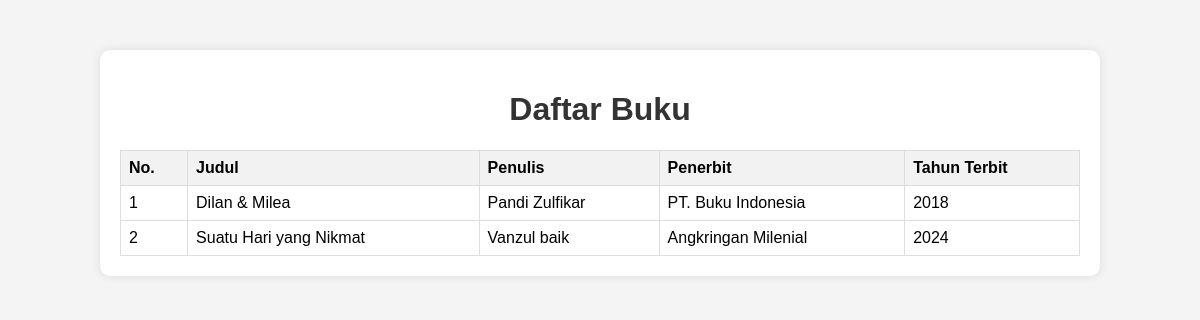
The page /buku.php on the database as committed earlier.
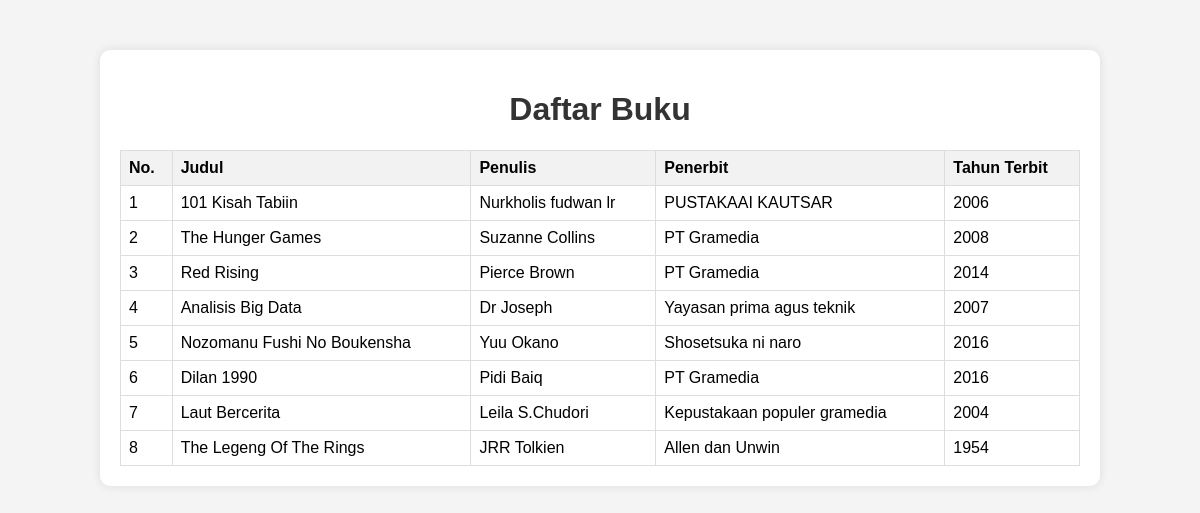
The same page on the database as committed later.
### tables this page shows
CREATE TABLE `buku` (
  `id` int(11) NOT NULL,
  `perpus_id` int(11) NOT NULL,
  `judul` varchar(255) NOT NULL,
  `deskripsi` text NOT NULL,
  `cover` varchar(255) NOT NULL,
  `pdf` varchar(255) NOT NULL,
  `penulis` varchar(255) NOT NULL,
  `penerbit` varchar(255) NOT NULL,
  `tahun_terbit` int(11) NOT NULL,
  `stok` int(255) NOT NULL,
  `kategori_id` int(11) NOT NULL,
  `created_at` timestamp NOT NULL DEFAULT current_timestamp() ON UPDATE current_timestamp()
);

### buku.php (the view, shortened to what this page needs)
<!DOCTYPE html>
<html lang="en">
<head>
</head>
<body>
    <div class="container">
        <h1>Daftar Buku</h1>
        <table>
            <thead>
                <tr>
                    <th>No.</th>
                    <th>Judul</th>
                    <th>Penulis</th>
                    <th>Penerbit</th>
                    <th>Tahun Terbit</th>
                </tr>
            </thead>
            <tbody>
                <?php
                $koneksi = mysqli_connect("localhost", "root", "", "db_perpustakaan");
                $sql = "SELECT * FROM buku";
                $result = mysqli_query($koneksi, $sql);
                if (mysqli_num_rows($result) > 0) {
                    $no = 1;
                    while ($row = mysqli_fetch_assoc($result)) {
                        echo "<tr>";
                        echo "<td>" . $no . "</td>";
                        echo "<td>" . $row['judul'] . "</td>";
                        echo "<td>" . $row['penulis'] . "</td>";
                        echo "<td>" . $row['penerbit'] . "</td>";
                        echo "<td>" . $row['tahun_terbit'] . "</td>";
                        echo "</tr>";
                        $no++;
                    }
                } else {
                    echo "<tr><td colspan='5'>Tidak ada data buku.</td></tr>";
                }
                ?>
            </tbody>
        </table>
    </div>
</body>
</html>

Rows that differ between the two databases and show on the page:
removed buku: judul "Dilan & Milea", penulis "Pandi Zulfikar", penerbit "PT. Buku Indonesia", tahun_terbit "2018"
removed buku: judul "Suatu Hari yang Nikmat", penulis "Vanzul baik", penerbit "Angkringan Milenial", tahun_terbit "2024"
added buku: judul "101 Kisah Tabiin", penulis "Nurkholis fudwan lr", penerbit "PUSTAKAAI KAUTSAR", tahun_terbit "2006"
added buku: judul "The Hunger Games", penulis "Suzanne Collins", penerbit "PT Gramedia", tahun_terbit "2008"
added buku: judul "Red Rising", penulis "Pierce Brown", penerbit "PT Gramedia", tahun_terbit "2014"
added buku: judul "Analisis Big Data", penulis "Dr Joseph", penerbit "Yayasan prima agus teknik", tahun_terbit "2007"
added buku: judul "Nozomanu Fushi No Boukensha", penulis "Yuu Okano", penerbit "Shosetsuka ni naro", tahun_terbit "2016"
added buku: judul "Dilan 1990", penulis "Pidi Baiq", penerbit "PT Gramedia", tahun_terbit "2016"
added buku: judul "Laut Bercerita", penulis "Leila S.Chudori", penerbit "Kepustakaan populer gramedia", tahun_terbit "2004"
added buku: judul "The Legeng Of The Rings", penulis "JRR Tolkien", penerbit "Allen dan Unwin", tahun_terbit "1954"
